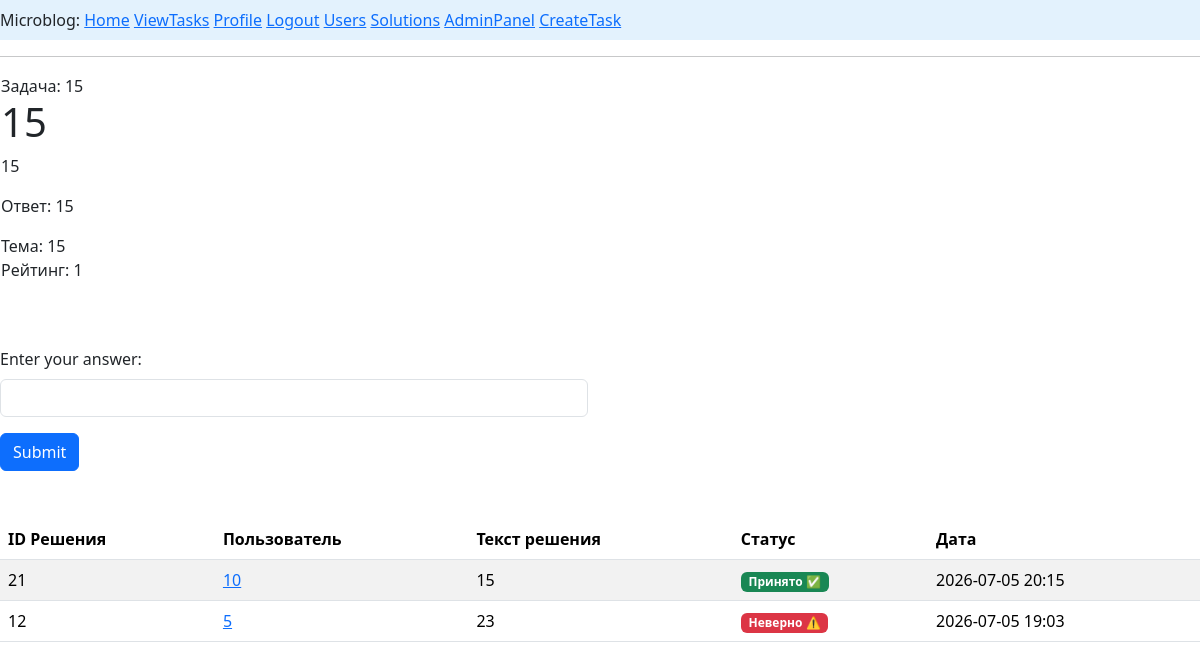
The app's page /task/15 (signed in) with its own data.
### app/models.py (models this page shows, shortened)
class Task(db.Model):
    __tablename__ ='tasks'
    id: so.Mapped[int] = so.mapped_column(primary_key=True, autoincrement=True)
    title: so.Mapped[str] = so.mapped_column(sa.String(50), nullable=True)
    content: so.Mapped[str] = so.mapped_column(sa.String, nullable=True, default='Условие')
    subject: so.Mapped[str] = so.mapped_column(sa.String, nullable=True, default='Без темы')
    answer: so.Mapped[str] = so.mapped_column(sa.String, nullable=True, default='Без ответа')
    created_date: so.Mapped[datetime] = so.mapped_column(
        index=True, default=lambda: datetime.now(timezone.utc))
    rating: so.Mapped[int] = so.mapped_column(sa.Integer,nullable=True,default=1)
    user_id: so.Mapped[int] = so.mapped_column(sa.ForeignKey(User.id),
                                               nullable = True)
    creator: so.Mapped['User'] = so.relationship(back_populates='task_user')
    solve_task: so.Mapped[list['Solve']] = so.relationship(back_populates='task',cascade="all,delete")

class Solve(db.Model):
    __tablename__ ='solves'
    id: so.Mapped[int] = so.mapped_column(primary_key=True,autoincrement=True)
    content: so.Mapped[str] = so.mapped_column(sa.String, nullable = True)
    accept: so.Mapped[bool] = so.mapped_column(sa.Boolean, default = False)
    created_date: so.Mapped[datetime] = so.mapped_column(
        index=True, default=lambda: datetime.now(timezone.utc))
    user_id: so.Mapped[int] = so.mapped_column(sa.ForeignKey(User.id),
                                               nullable=True)
    task_id: so.Mapped[int] = so.mapped_column(sa.ForeignKey(Task.id),
                                               nullable=True)
    solver: so.Mapped['User'] = so.relationship(back_populates='solve_user')
    task: so.Mapped['Task'] = so.relationship(back_populates='solve_task')

class User(UserMixin, db.Model):
    __tablename__ ='users'
    id: so.Mapped[int] = so.mapped_column(primary_key=True)
    username: so.Mapped[str] = so.mapped_column(sa.String(64), index=True,
                                                unique=True)
    email: so.Mapped[str] = so.mapped_column(sa.String(120), index=True,
                                             unique=True)
    password_hash: so.Mapped[Optional[str]] = so.mapped_column(sa.String(256))
    posts: so.WriteOnlyMapped['Post'] = so.relationship(back_populates='author')
    about_me: so.Mapped[Optional[str]] = so.mapped_column(sa.String(140))
    last_seen: so.Mapped[Optional[datetime]] = so.mapped_column(
        default=lambda: datetime.now(timezone.utc))
    role_id: so.Mapped[int] = so.mapped_column(sa.ForeignKey(Role.id),index=True)
    role: so.Mapped['Role'] = so.relationship(back_populates='users')
    task_user: so.Mapped['Task']=so.relationship(back_populates='creator')
    solve_user: so.Mapped[list['Solve']] = so.relationship(back_populates='solver')

### app/routes.py (the view, shortened to what this page needs)
@app.route('/task/<id>', methods=['GET','POST'])
@login_required
def task(id):
    task2 = db.session.get(Task, id)
    if not task2:
        return abort(404)
    form = SubmitForm()
    if is_admin():
        stmt = (
            select(Solve)
            .where(Solve.task_id == id)
            .order_by(Solve.created_date.desc())
            .options(
                selectinload(Solve.solver),  # Подгружаем пользователя (поле solver)
                selectinload(Solve.task)    # Подгружаем задачу (на всякий случай)
            )
        )
    solution = db.session.scalars(stmt).all()
    return render_template('task.html', task=task2,is_admin=is_admin, form=form, solution=solution)

### app/forms.py
class SubmitForm(FlaskForm):
    csrf_token = HiddenField()
    answer = StringField('Enter your answer:', validators=[DataRequired()])
    submit = SubmitField('Submit')

### app/models.py (called while the page is built)
@login.user_loader
def load_user(id):
    return db.session.get(User, int(id))

### app/routes.py (called while the page is built)
@app.before_request
def before_request():
    if current_user.is_authenticated:
        current_user.last_seen = datetime.now(timezone.utc)
        db.session.commit()

def is_admin():
    if not current_user.is_authenticated:
        return False
    if not current_user.role:
        return False
    return current_user.role.rolename == 'admin'

### app/templates/task.html (shortened to what this page needs)
{% extends "base.html" %}
{% block content %}
<table>
        <tr valign="top">
            <td>
                Задача: {{ task.id }}
                <h1>{{task.title}}</h1>
                <p>{{task.content|safe}}</p>
                {% if is_admin()%}<p> Ответ: {{task.answer}}{% endif %}
                <p>Тема: {{task.subject}}<br>
                Рейтинг: {{task.rating}}</p>
            </td>
        </tr>
</table>
<br>
<br>
{% from 'bootstrap5/form.html' import render_form %}
    <div class="row justify-content-left">
        <div class="col-md-6">
            <form action="" method="post">
                {{ render_form(form) }}
            </form>
        </div>
    </div>
<br><br>
{% if solution %}
    <table class="table table-striped table-hover">
        <thead>
            <tr>
                <th>ID Решения</th>
                <th>Пользователь</th>
                <th>Текст решения</th>
                <th>Статус</th>
                <th>Дата</th>
            </tr>
        </thead>
        <tbody>
            {% for sol in solution %}
            <tr>
                <td>{{ sol.id }}</td>
                <td>
                    <a href="{{ url_for('user', username=sol.solver.username) }}">
                        {{ sol.solver.username }}
                    </a>
                </td>
                <td style="max-width: 300px; white-space: nowrap; overflow: hidden; text-overflow: ellipsis;">
                    {{ sol.content[:100] }}{% if sol.content|length > 100 %}...{% endif %}
                </td>
                <td>
                    {% if sol.accept %}
                        <span class="badge bg-success">Принято ✅</span>
                    {% else %}
                        <span class="badge bg-danger">Неверно ⚠️</span>
                    {% endif %}
                </td>
                <td>{{ sol.created_date.strftime('%Y-%m-%d %H:%M') }}</td>
            </tr>
            {% endfor %}
        </tbody>
    </table>
{% else %}
    <div class="alert alert-info" role="alert">
        У вас пока нет отправленных решений.
    </div>
{% endif %}
{% endblock %}

### records on screen
Task: id "15", title "15", content "15", answer "15", subject "15", rating "1"
Solve: id "21", solver.username "10", content "15", accept "Принято ✅", created_date "2026-07-05 20:15"
Solve: id "12", solver.username "5", content "23", accept "Неверно ⚠️", created_date "2026-07-05 19:03"
